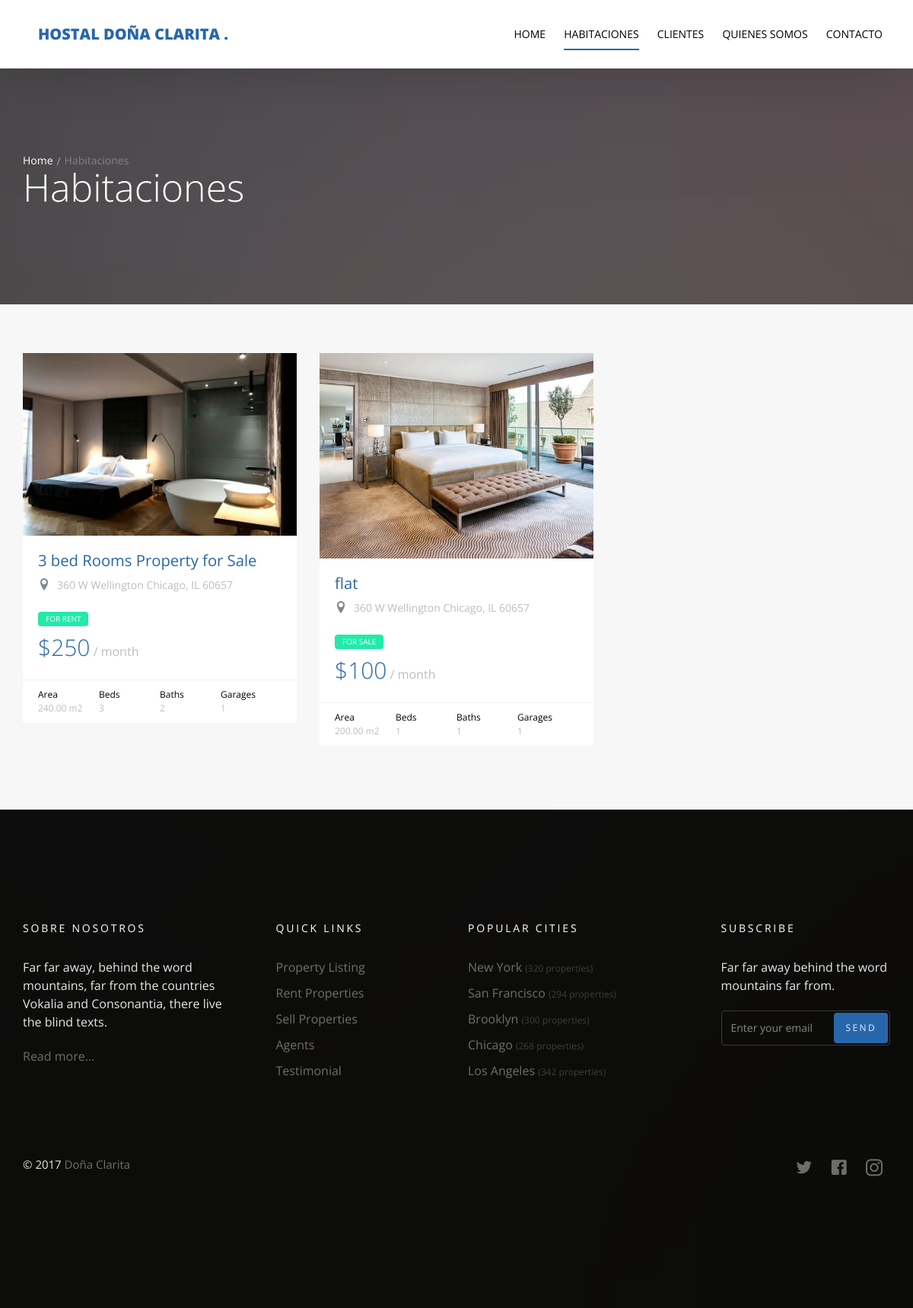
The page /propiedadew/ on the database its author committed.
### propiedadew/models.py (models this page shows)
class Property(models.Model):
    name = models.CharField(max_length=50)
    property_type = models.CharField(choices=property_type, max_length=10)
    price = models.PositiveIntegerField()
    category = models.ForeignKey('Category' ,null=True ,on_delete=models.SET_NULL)
    area = models.DecimalField(decimal_places=2, max_digits=10)
    beds_number = models.PositiveIntegerField()
    baths_number = models.PositiveIntegerField()
    garages_number = models.PositiveBigIntegerField()
    image = models.ImageField(upload_to='propiedadew/' , null=True)
    location = models.CharField(max_length=50, null=True)
    def __str__(self):
        return self.name
    class Meta:
        verbose_name = 'Property'
        verbose_name_plural = 'Properties'

### propiedadew/views.py (the view, shortened to what this page needs)
# urls.py: path('', views.property_list, name='property_list'),
def property_list(request):
    property_list = Property.objects.all()
    template = 'propiedadew/list.html'
    address_query = request.GET.get('q')
    property_type = request.GET.getlist('property_type' , None)
    print(property_list)
    context = {
        'property_list' : property_list
    }
    return render(request , template , context)

### propiedadew/templates/propiedadew/list.html (shortened to what this page needs)
{% extends 'base.html' %}
{% block body %}
  <section class="probootstrap-slider flexslider2 page-inner">
    <div class="overlay"></div>
    <div class="probootstrap-wrap-banner">
      <div class="container">
        <div class="row">
          <div class="col-md-8">
            <div class="page-title probootstrap-animate">
              <div class="probootstrap-breadcrumbs">
                <a href="#">Home</a><span>Habitaciones</span>
              </div>
              <h1>Habitaciones</h1>
            </div>
          </div>
        </div>
      </div>
    </div>
    <ul class="slides">
      <li style="background-image: url(img/slider_1.jpg);"></li>
    </ul>
  </section>
  <section class="probootstrap-section probootstrap-section-lighter">
    <div class="container">
      <div class="row">
        {% if property_list %}
          {% for property in property_list %}
            <div class="col-md-4 col-sm-6">
              <div class="probootstrap-card probootstrap-listing">
                <div class="probootstrap-card-media">
                  <img src="{{property.image.url}}" class="img-responsive" alt="Free HTML5 Template by uicookies.com">
                </div>
                <div class="probootstrap-card-text">
                  <h2 class="probootstrap-card-heading"><a href="{% url 'propiedadew:property_detail' property.id %}">{{property}}</a></h2>
                  <div class="probootstrap-listing-location">
                    <i class="icon-location2"></i> <span>360 W Wellington Chicago, IL 60657</span>
                  </div>
                  <div class="probootstrap-listing-category for-sale"><span>for {{property.property_type}}</span></div>
                  <div class="probootstrap-listing-price"><strong>${{property.price}}</strong> / month</div>
                </div>
                <div class="probootstrap-card-extra">
                  <ul>
                    <li>
                      Area
                      <span>{{property.area}} m2</span>
                    </li>
                    <li>
                      Beds
                      <span>{{property.beds_number}}</span>
                    </li>
                    <li>
                      Baths
                      <span>{{property.baths_number}}</span>
                    </li>
                    <li>
                      Garages
                      <span>{{property.garages_number}}</span>
                    </li>
                  </ul>
                </div>
              </div>
            </div>
          {% endfor %}
        {% else %}
          <div class="col-md-10 col-sm-10">
            <h2>No exiten habitaciones con ese nombre  </h2>
          </div>
        {% endif %}
      </div>
    </div>
  </section>
  {% endblock body %}

### templates/base.html (shortened to what this page needs)
{% load static %}
<!DOCTYPE html>
<html lang="en">
  <head>
    <link rel="stylesheet" href="{% static 'css/styles-merged.css' %}">
    <link rel="stylesheet" href="{% static 'css/style.min.css' %}">
    <link rel="stylesheet" href="{% static 'css/custom.css' %}">
  </head>
  <body>
  <header role="banner" class="probootstrap-header">
    <div class="container">
        <a href="index.html" class="probootstrap-logo">Hostal Doña Clarita <span>.</span></a>
        <nav role="navigation" class="probootstrap-nav hidden-xs">
          <ul class="probootstrap-main-nav">
            <li {% if category_list_home %} class="active"{% endif %}><a href="/">Home</a></li>
            <li {% if property_list %} class="active"{% endif %}><a href="{% url 'propiedadew:property_list' %}">Habitaciones</a></li>
            <li {% if agent_list %} class="active"{% endif %}><a href="{% url 'agents:agent_list' %}">Clientes</a></li>
            <li {% if about %} class="active"{% endif %}><a href="{% url 'about:aboutus' %}">Quienes Somos</a></li>
            <li {% if contactdetails %} class="active"{% endif %}><a href="{% url 'contact:send_mail' %}">Contacto</a></li>
          </ul>
        </nav>
    </div>
  </header>
  {% block body %}
  {% endblock body %}
  <footer class="probootstrap-footer probootstrap-bg" style="background-image: url(img/slider_3.jpg)">
    <div class="container">
      <div class="row mb60">
        <div class="col-md-3">
          <div class="probootstrap-footer-widget">
            <h4 class="heading">Sobre Nosotros</h4>
            <p>Far far away, behind the word mountains, far from the countries Vokalia and Consonantia, there live the blind texts. </p>
            <p><a href="#">Read more...</a></p>
          </div>
        </div>
        <div class="col-md-3">
          <div class="probootstrap-footer-widget probootstrap-link-wrap">
            <h4 class="heading">Quick Links</h4>
            <ul class="stack-link">
              <li><a href="#">Property Listing</a></li>
              <li><a href="#">Rent Properties</a></li>
              <li><a href="#">Sell Properties</a></li>
              <li><a href="#">Agents</a></li>
              <li><a href="#">Testimonial</a></li>
            </ul>
          </div>
        </div>
        <div class="col-md-3">
          <div class="probootstrap-footer-widget">
            <h4 class="heading">Popular Cities</h4>
            <ul class="stack-link">
              <li><a href="#">New York <small>(320 properties)</small></a></li>
              <li><a href="#">San Francisco <small>(294 properties)</small></a></li>
              <li><a href="#">Brooklyn <small>(300 properties)</small></a></li>
              <li><a href="#">Chicago <small>(268 properties)</small></a></li>
              <li><a href="#">Los Angeles <small>(342 properties)</small></a></li>
            </ul>
          </div>
        </div>
        <div class="col-md-3">
          <div class="probootstrap-footer-widget probootstrap-link-wrap">
            <h4 class="heading">Subscribe</h4>
            <p>Far far away behind the word mountains far from.</p>
            <form action="#">
              <div class="form-field">
                <input type="text" class="form-control" placeholder="Enter your email">
                <button class="btn btn-subscribe">Send</button>
              </div>
            </form>
          </div>
        </div>
      </div>
      <div class="row copyright">
        <div class="col-md-6">
          <div class="probootstrap-footer-widget">
            <p>&copy; 2017 <a href="https://uicookies.com/">Doña Clarita</a></p>
          </div>
        </div>
        <div class="col-md-6">
          <div class="probootstrap-footer-widget right">
            <ul class="probootstrap-footer-social">
              <li><a href="#"><i class="icon-twitter"></i></a></li>
              <li><a href="#"><i class="icon-facebook"></i></a></li>
              <li><a href="#"><i class="icon-instagram2"></i></a></li>
            </ul>
          </div>
        </div>
      </div>
    </div>
  </footer>
  </body>
</html>

### rows shown on the page
Property: image (picture), name "3 bed Rooms Property for Sale", property_type "RENT", price "250", area "240.00", beds_number "3", baths_number "2", garages_number "1"
Property: image (picture), name "flat", property_type "SALE", price "100", area "200.00", beds_number "1", baths_number "1", garages_number "1"
